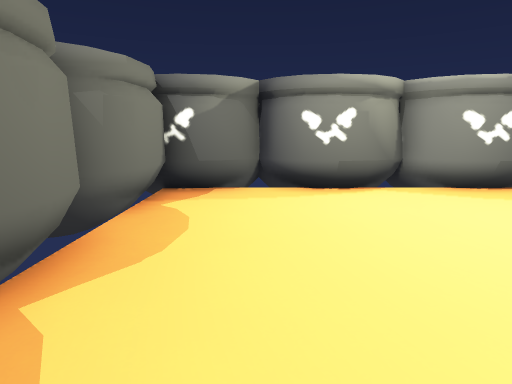
view 1 (above)

12 first-person views from a walk through a level from a Godot 3-D game. The camera is 1.5 m above the floor, tilts 10° down and sees 75° across. The floor is counted in squares, 1.03 m on a side. Each view is taken from the middle of a square. On the plan, view 1 faces up. The plan holds only what a view shows up to about 15 squares ahead; the rest is blank. The place goes on beyond the plan.

view 2
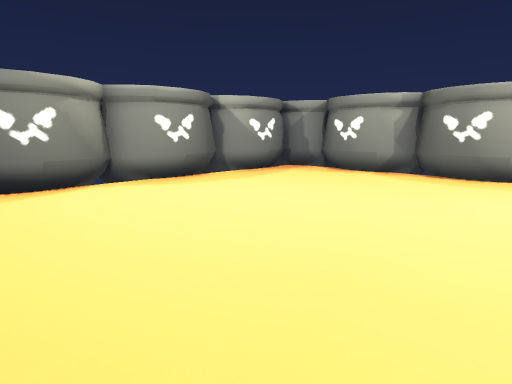

view 3
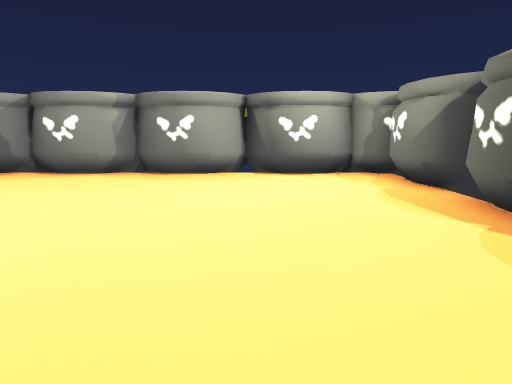

view 4
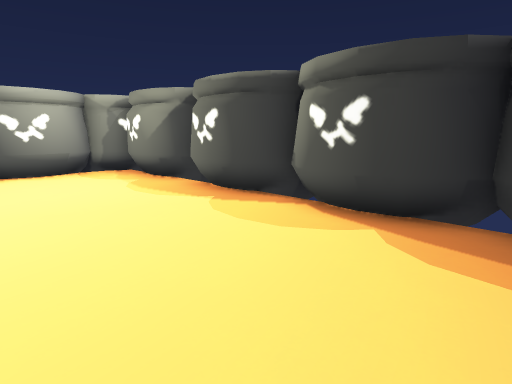

view 5
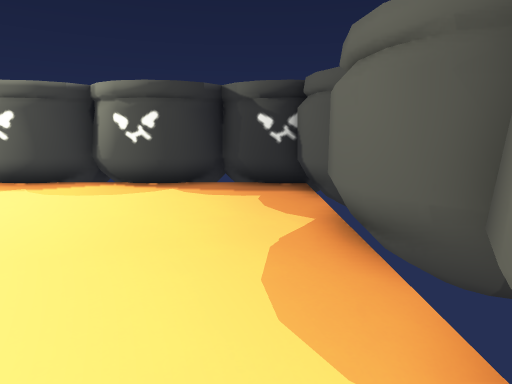

view 6
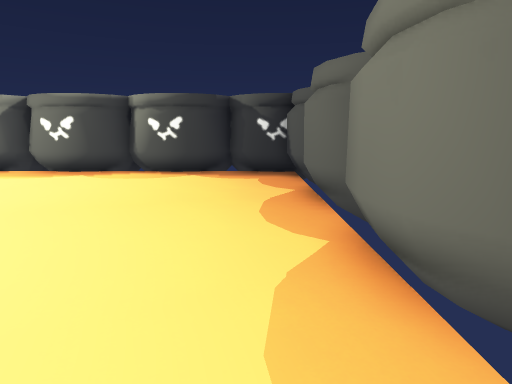

view 7
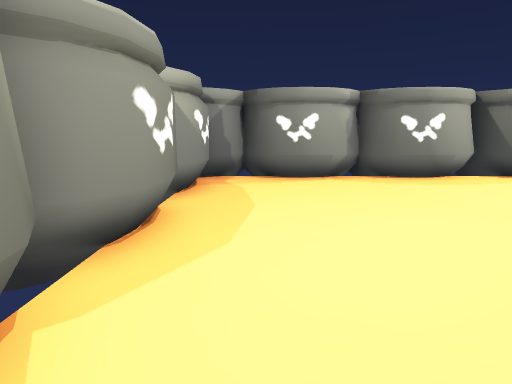

view 8
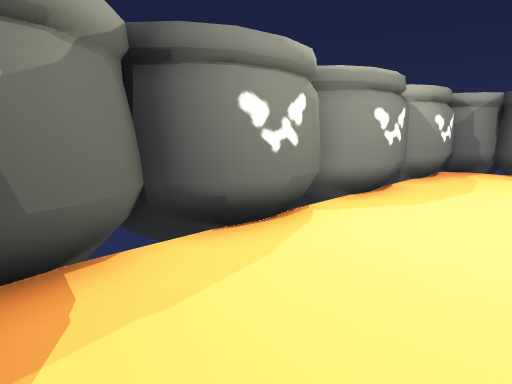

view 9
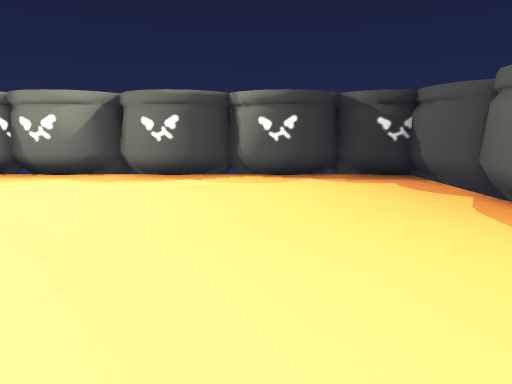

view 10
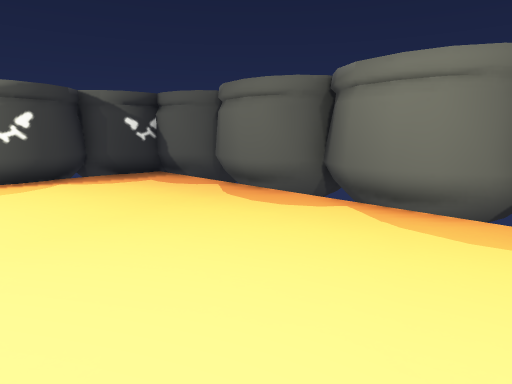

view 11
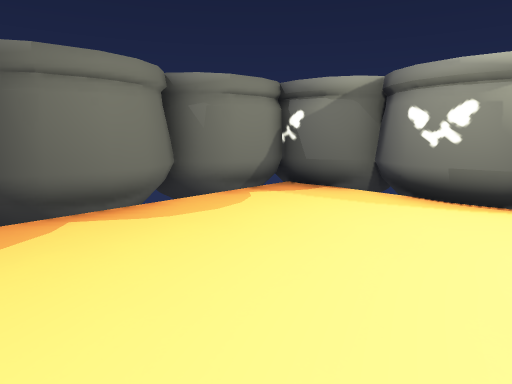

view 12
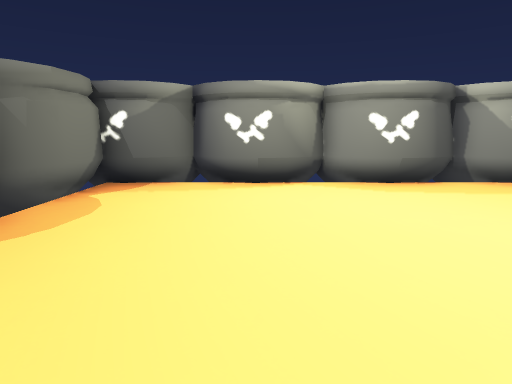

### Floor plan
Key: @ floor where view 1 was taken; # wall or solid block; . floor.
Columns run from 3 left of view 1 to 12 right of it. Each row starts with its distance up from view 1.
  9 ################
  8  #.............#
  7 ##.............#
  6 #..............#
  5 #..............#
  4 ##.............#
  3 ##.............#
  2 #..............#
  1 #..............#
  0 ##.@...........#
 -1 ##.............#
 -2 #..............#
 -3 #..............#
 -4 #..............#
 -5 ##.............#
 -6  ###############

Where each view was taken, in squares from view 1:
view 1: 0 up, 0 right, facing up
view 2: 1 down, 0 right, facing up-right
view 3: 1 down, 0 right, facing right
view 4: 0 up, 1 left, facing down-right
view 5: 4 up, 1 left, facing down
view 6: 7 up, 1 left, facing down
view 7: 7 up, 1 right, facing right
view 8: 5 up, 2 left, facing up-right
view 9: 6 up, 3 right, facing down
view 10: 6 up, 4 right, facing down-left
view 11: 1 up, 4 right, facing up-left
view 12: 1 down, 2 right, facing up
